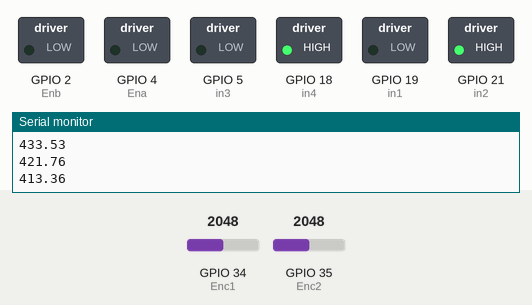
A sketch run on a simulated ESP32. Shown: switched loads named in the sketch (green lamp = pin HIGH), the last lines printed to the serial monitor. The inputs (shaded band) are chosen by the test bench; at power-on: GPIO 34 (Enc1) = 2048, GPIO 35 (Enc2) = 2048.

Above: at 1.2 s.
1.3 s: GPIO 34 (Enc1) set to 1064
4.3 s: GPIO 34 (Enc1) set to 947
At 12.01 s:
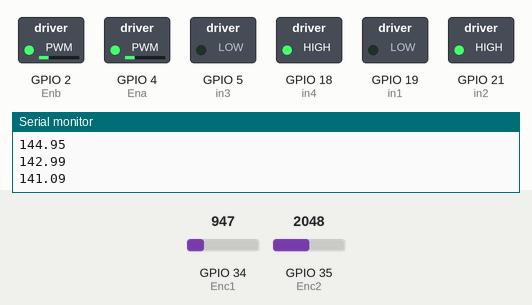
At 13.5 s:
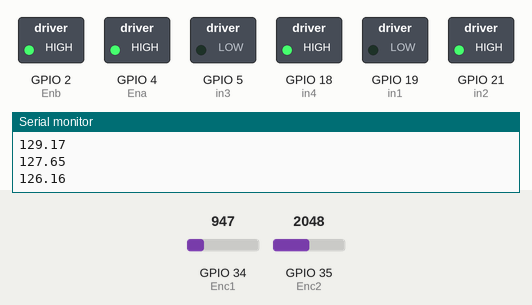
Timing chart, 0 to 13.7 s (numbered marks = the images above; inputs shaded):
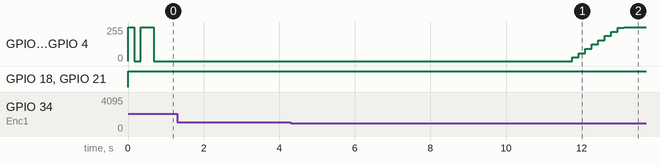

The sketch:

CodigoRobot.ino
```cpp
//Code by: Juan Pablo Diaz Lemus
#include <PID_v1.h>

#define Enc1 34
#define Enc2 35
#define Enb 2
#define Ena 4
#define in3 5
#define in4 18
#define in1 19
#define in2 21


// PIR
double Setpoint, Input, Output;
double   Kp=18.8349, Ki=18.8349/4.9763, Kd=18.8349*0.3175;
PID myPID(&Input, &Output, &Setpoint, Kp, Ki, Kd, DIRECT);
const int PPR = 100; //define number of pulses in one round of encoder


float contador1=0;
float contador2=0;
float numVueltas=0;
float contadorTiempo=0;
int contadorBin=1;
float vecVelocidades[20];
int iteraciones=0;
float velPromedio=0;
float velocidadGiro=0;
float velocidadDeseada;
float p;


void setup() {
  // put your setup code here, to run once:

  Serial.begin(9600);
  pinMode(Enb,OUTPUT);
  pinMode(in3, OUTPUT);
  pinMode(in4, OUTPUT);
  pinMode(in1,OUTPUT);
  pinMode(in2,OUTPUT);
  pinMode(Ena,OUTPUT);
  //turn the PID on
   myPID.SetMode(AUTOMATIC);
   myPID.SetOutputLimits(0,255);


}


void loop() {
  // put your main code here, to run repeatedly:
  velocidadDeseada=130;
  Setpoint=velocidadDeseada;
  Input=velocidadGiro;
  myPID.Compute();
  analogWrite(Ena, Output);
  analogWrite(Enb, Output);


  float VoutEncoder1= analogRead(Enc1);
  float VoutEncoder2=analogRead(Enc2);
  //p=(velocidadDeseada-20.43)/0.484;

    if(VoutEncoder1>=1000){

    contador1=contador1+1;

  }

     if(VoutEncoder2>=1000){

    contador2=contador2+1;

  }

  numVueltas=contador1;
  //Serial.println(numVueltas);
  velocidadGiro=numVueltas/(contadorTiempo/60000);


  vecVelocidades[iteraciones]=velocidadGiro;
  iteraciones++;
  Serial.println(velocidadGiro+10);
  if(iteraciones==19){
    float suma=0;
    for(int i=0;i<=19;i++){
      suma=suma+vecVelocidades[i];
    }
    velPromedio=suma/20.0;
    //Serial.println(velPromedio);

    iteraciones=0;
  }

  //Motor derecho
  digitalWrite(in3,LOW);
  digitalWrite(in4,HIGH);
  //Motor izquierdo
  digitalWrite(in1,LOW);
  digitalWrite(in2,HIGH);


  /*
  if(contadorBin==2){
    contadorBin=contadorBin-1;
    digitalWrite(in3,HIGH);
    digitalWrite(in4,LOW);

  }
  else if(contadorBin==1){
    contadorBin=contadorBin+1;
    digitalWrite(in3,LOW);
    digitalWrite(in4,HIGH);
  }

  */

  int Ts=170;
  contadorTiempo=contadorTiempo+Ts;


  delay(Ts);


}
```

Measured:
- the behaviour switches between 1000 and 999 on GPIO 34 (Enc1) (found by bisection; images 0 and 1)
- after the input at 4.3 s, GPIO 2 (Enb), GPIO 4 (Ena): moves from 0/255 to 255/255 over 1.4 s, starting after 7.5 s
